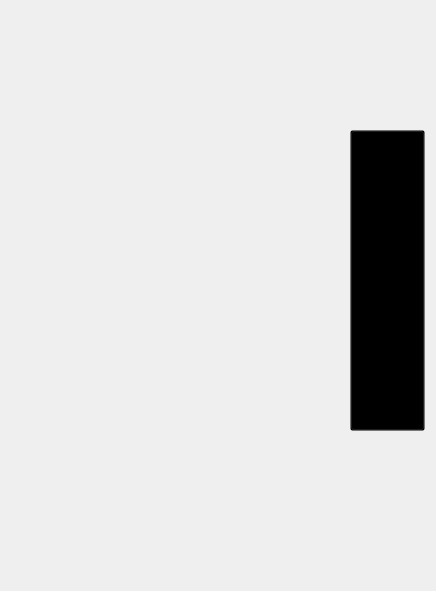
<?xml version="1.0" encoding="UTF-8"?>
<ui version="4.0">
 <class>MainWindow</class>
 <widget class="QMainWindow" name="MainWindow">
  <property name="geometry">
   <rect>
    <x>0</x>
    <y>0</y>
    <width>436</width>
    <height>591</height>
   </rect>
  </property>
  <property name="windowTitle">
   <string>MainWindow</string>
  </property>
  <widget class="QWidget" name="centralwidget">
   <widget class="QLabel" name="label">
    <property name="geometry">
     <rect>
      <x>-190</x>
      <y>-10</y>
      <width>811</width>
      <height>611</height>
     </rect>
    </property>
    <property name="text">
     <string/>
    </property>
    <property name="pixmap">
     <pixmap resource="../telasa.qrc">:/telas/15 pé de cabra alçapão.jpg</pixmap>
    </property>
    <property name="scaledContents">
     <bool>true</bool>
    </property>
   </widget>
   <widget class="QPushButton" name="pedecrabaButton">
    <property name="geometry">
     <rect>
      <x>350</x>
      <y>130</y>
      <width>75</width>
      <height>301</height>
     </rect>
    </property>
    <property name="styleSheet">
     <string notr="true">background-color: rgba(0,0,0,0);</string>
    </property>
    <property name="text">
     <string/>
    </property>
   </widget>
  </widget>
 </widget>
 <resources>
  <include location="../telasa.qrc"/>
 </resources>
 <connections/>
</ui>
